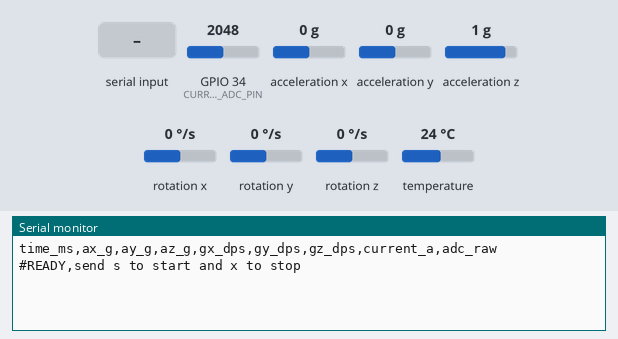
Simulated run of this sketch. Board: ESP32. Parts: the last lines printed to the serial monitor. The inputs (shaded band) are chosen by the test bench; at power-on: GPIO 34 (CURRENT_ADC_PIN) = 2048, acceleration x 0 g, acceleration y 0 g, acceleration z 1 g, rotation x 0 °/s, rotation y 0 °/s, rotation z 0 °/s, temperature 24 °C (analog values on the 0–4095 scale).

Above: at 1.5 s.
1.6 s: "s" received over Serial
At 2.7 s:
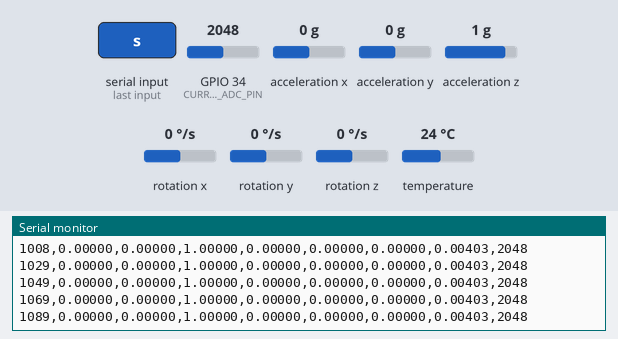
3.1 s: "x" received over Serial
At 3.7 s:
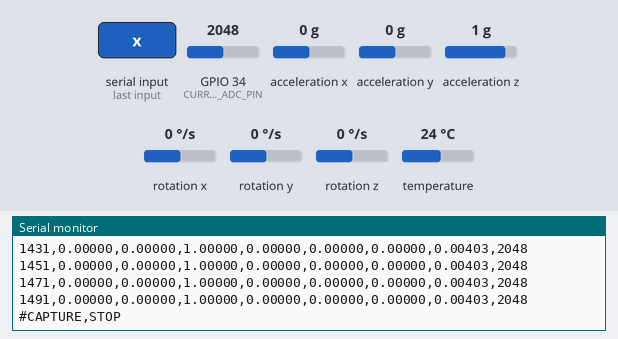
Timing chart, 0 to 6.1 s (numbered marks = the images above; inputs shaded):
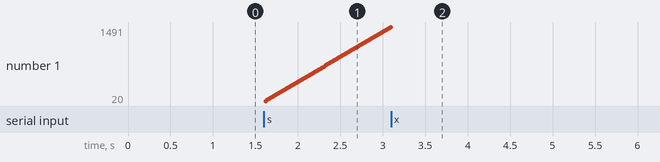

Measured:
- after the input at 1.6 s, the serial monitor: prints a new line at once (image 1)

The sketch:

motor_intelligence_lab.ino
```cpp
#include <Wire.h>
#include <Adafruit_MPU6050.h>
#include <Adafruit_Sensor.h>

// Example pins for a classic ESP32 DevKit; verify for your board.
static constexpr int CURRENT_ADC_PIN = 34;
static constexpr int I2C_SDA_PIN = 21;
static constexpr int I2C_SCL_PIN = 22;

// Calibrate these using the exact sensor module and any voltage divider.
// Values are referred to the ESP32 ADC input, unless otherwise stated.
static constexpr float CURRENT_ZERO_V = 1.65f;
static constexpr float CURRENT_SENSITIVITY_V_PER_A = 0.100f;
static constexpr float ADC_DIVIDER_RATIO = 1.0f; // sensor output / ADC-pin voltage
static constexpr uint32_t SAMPLE_PERIOD_MS = 20;

Adafruit_MPU6050 mpu;
bool capturing = false;
uint32_t startMs = 0;
uint32_t lastSampleMs = 0;

float readCurrentA(int &rawOut) {
  rawOut = analogRead(CURRENT_ADC_PIN);
  // Approximation only: ESP32 ADC response varies by chip, attenuation and board.
  const float vAdc = (static_cast<float>(rawOut) / 4095.0f) * 3.3f;
  const float vSensor = vAdc * ADC_DIVIDER_RATIO;
  return (vSensor - CURRENT_ZERO_V) / CURRENT_SENSITIVITY_V_PER_A;
}

void setup() {
  Serial.begin(115200);
  delay(300);
  analogReadResolution(12);
  Wire.begin(I2C_SDA_PIN, I2C_SCL_PIN);
  if (!mpu.begin()) {
    Serial.println("#ERROR,MPU6050_NOT_FOUND");
    while (true) delay(1000);
  }
  mpu.setAccelerometerRange(MPU6050_RANGE_4_G);
  mpu.setGyroRange(MPU6050_RANGE_500_DEG);
  mpu.setFilterBandwidth(MPU6050_BAND_21_HZ);
  Serial.println("time_ms,ax_g,ay_g,az_g,gx_dps,gy_dps,gz_dps,current_a,adc_raw");
  Serial.println("#READY,send s to start and x to stop");
}

void loop() {
  while (Serial.available() > 0) {
    const char c = static_cast<char>(Serial.read());
    if (c == 's' || c == 'S') {
      capturing = true;
      startMs = millis();
      lastSampleMs = startMs;
      Serial.println("#CAPTURE,START");
    } else if (c == 'x' || c == 'X') {
      capturing = false;
      Serial.println("#CAPTURE,STOP");
    }
  }
  if (!capturing) return;

  const uint32_t now = millis();
  if (now - lastSampleMs < SAMPLE_PERIOD_MS) return;
  lastSampleMs = now;

  sensors_event_t accel, gyro, temp;
  mpu.getEvent(&accel, &gyro, &temp);
  const float ax_g = accel.acceleration.x / 9.80665f;
  const float ay_g = accel.acceleration.y / 9.80665f;
  const float az_g = accel.acceleration.z / 9.80665f;
  const float gx_dps = gyro.gyro.x * 57.2957795f;
  const float gy_dps = gyro.gyro.y * 57.2957795f;
  const float gz_dps = gyro.gyro.z * 57.2957795f;
  int raw = 0;
  const float currentA = readCurrentA(raw);

  Serial.printf("%lu,%.5f,%.5f,%.5f,%.5f,%.5f,%.5f,%.5f,%d\n",
                static_cast<unsigned long>(now - startMs),
                ax_g, ay_g, az_g, gx_dps, gy_dps, gz_dps, currentA, raw);
}
```
